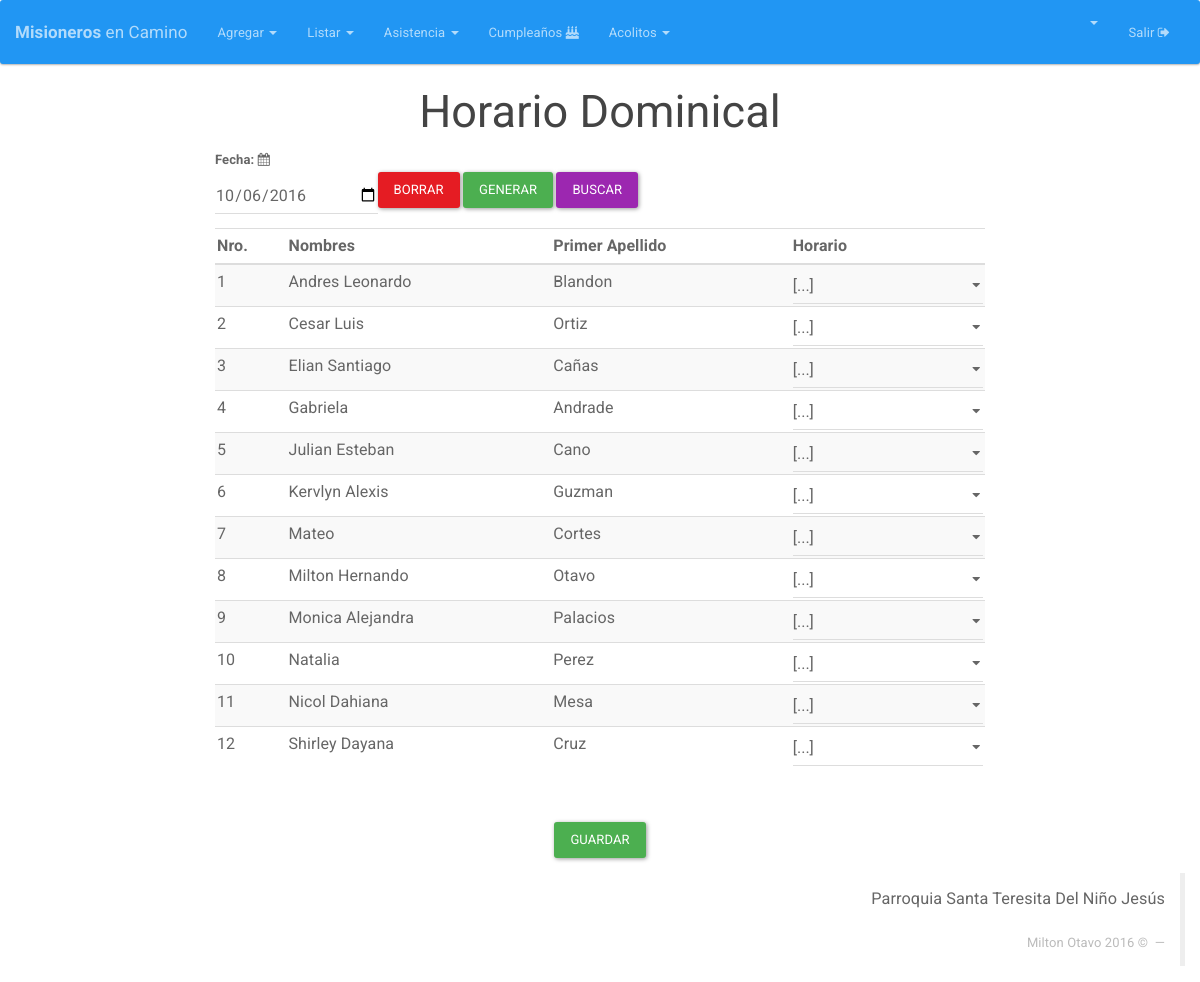
The app's page /acolitos/dominical (signed in), older data.
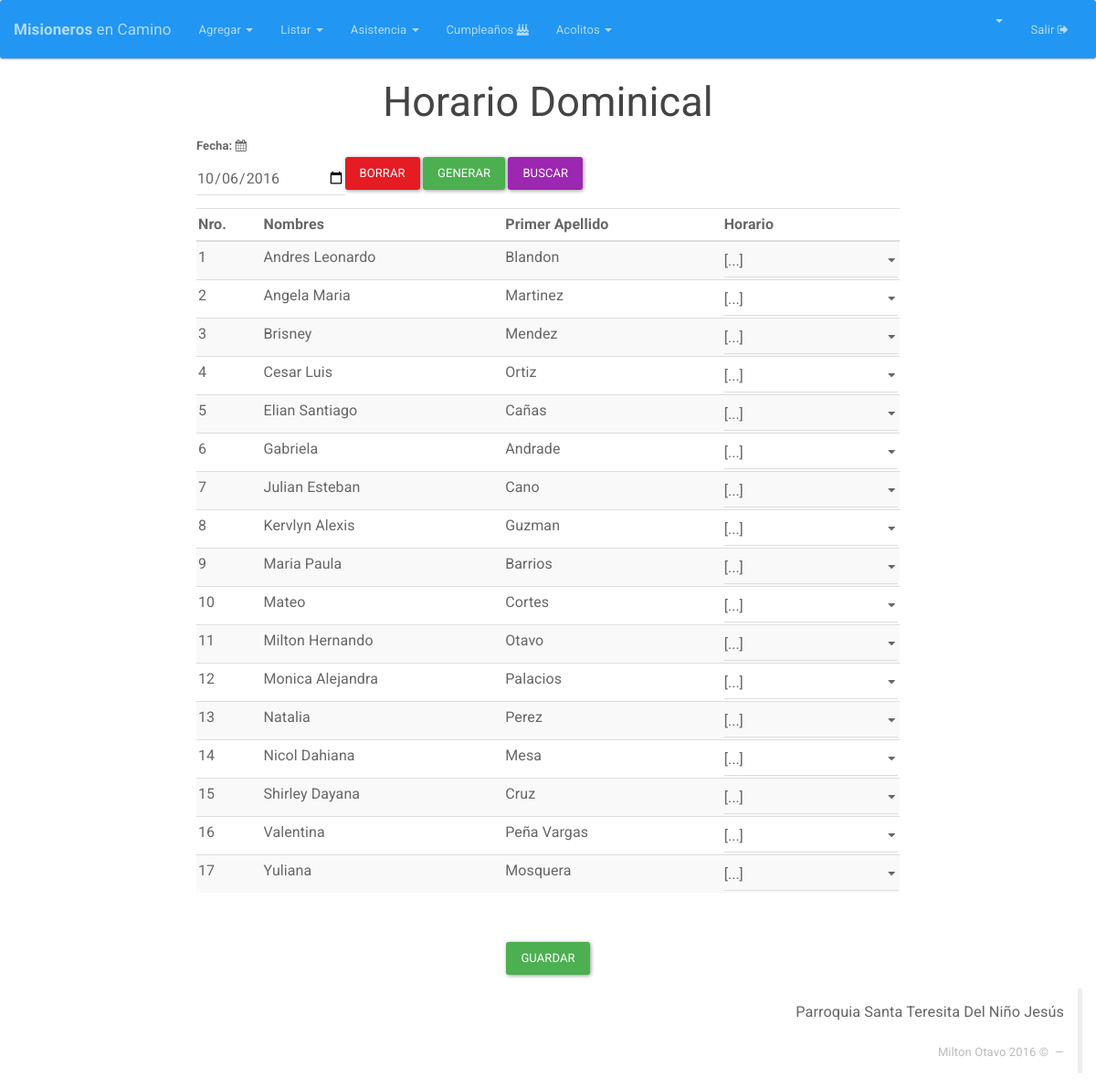
The same page, newer data.
### tables this page shows
CREATE TABLE IF NOT EXISTS `integrante` (
  `DOCUMENTO` int(12) NOT NULL AUTO_INCREMENT,
  `NOMBRES` varchar(25) NOT NULL,
  `PRIMER_APELLIDO` varchar(15) NOT NULL,
  `SEGUNDO_APELLIDO` varchar(15) DEFAULT NULL,
  `GENERO` varchar(2) DEFAULT NULL,
  `FECHA_NACIMIENTO` date NOT NULL,
  `DIRECCION` varchar(50) DEFAULT NULL,
  `CELULAR` varchar(200) DEFAULT NULL,
  `CORREO` varchar(50) DEFAULT NULL,
  `ACOLITO` tinyint(1) DEFAULT NULL,
  `COORDINADOR` tinyint(1) DEFAULT NULL,
  `IMAGEN` longtext,
  `FECHA_INGRESO` date DEFAULT NULL,
  `FECHA_REGISTRO` timestamp NOT NULL DEFAULT CURRENT_TIMESTAMP ON UPDATE CURRENT_TIMESTAMP,
  `ESTADO` varchar(20) NOT NULL DEFAULT 'ASISTENTE',
  PRIMARY KEY (`DOCUMENTO`)
);

### index.php (called while the page is built, shortened)
<?php
if (isset($_SESSION['app_id'])) {
	require_once "Core/Models/Conexion.php";
}
Core\Config\Enrutador::run(new Core\Config\Request());
?>

### Core/Models/Conexion.php (called while the page is built, shortened)
<?php namespace Core\Models;
class Conexion{
	private $datos= array (
		"host"=>DB_HOST,
		"user"=>DB_USER,
		"pass"=>DB_PASS,
		"db"=>DB_NAME
		);
	private $db;
	public function __construct()
	{
		$this->db = new \mysqli(
			$this->datos['host'],
			$this->datos['user'],
			$this->datos['pass'],
			$this->datos['db']
			);
		$this->db-> set_charset("utf8");
	}
	public function consultaRetorno($sql){
		$datos = $this->db->query($sql);
		return $datos;
	}
}
?>

### Core/Config/Request.php (called while the page is built, shortened)
<?php namespace Core\Config;
class Request{
	private $metodo;
	private $argumento;
	public function __construct(){
		if(isset($_GET['url'])){
			$ruta = filter_input(INPUT_GET, 'url', FILTER_SANITIZE_URL);
			$ruta = explode("/", $ruta);
			$ruta = array_filter($ruta);
			if($ruta[0] == "index.php"){
				$this->controlador = "Login";
			}else{
				$this->controlador = strtolower(array_shift($ruta));
			}
			$this->metodo = strtolower(array_shift($ruta));
			$this->argumento = $ruta;
		}else{
			$this->controlador = "Login";
			$this->metodo = "index";
		}
	}
	public function getMetodo(){
		return $this->metodo;
	}
	public function getArgumento(){
		return $this->argumento;
	}
}
?>

### Core/Controllers/AcolitosController.php (called while the page is built, shortened)
<?php namespace Core\Controllers;
class AcolitosController{
	private $Acolitos;
	public function __construct(){
		$this->Acolitos = new Acolitos();
		$this->Integrante = new Integrante();
	}
	public function dominical(){
		if (!empty($_SESSION['app_id'])) {
			if ($_POST) {
				$datos=$this->Integrante->acolitos();
				while($row = mysqli_fetch_array($datos)){
					$id=$row['DOCUMENTO'];
					$this->Acolitos->__set("fecha", $_POST['fecha']);
					$this->Acolitos->__set("horario",  $_POST['misa_'.$id]);
					$this->Acolitos->__set("integrante", $id);
					$this->Acolitos->__set("dia", "Domingo");
					$this->Acolitos->add();
				}
				header("Location:" . URL . "Acolitos");
			}else {
				$datos=$this->Integrante->acolitos();
				return $datos;
			}
		}else {
			header("Location:" . URL . "Integrantes");
		}
	}
}
?>

### Core/Models/Integrante.php (called while the page is built, shortened)
<?php namespace Core\Models;
class Integrante {
	private $db;
	public function __construct(){
		$this->db = new Conexion();
	}
	public function acolitos(){
		$sql="SELECT * FROM integrante WHERE ACOLITO='1' ORDER BY NOMBRES ASC, PRIMER_APELLIDO ASC ";
		$datos=$this->db->consultaRetorno($sql);
		return $datos;
	}
}
?>

### HTML/Acolitos/dominical.php (the view, shortened to what the changed rows need)
<html>
  <head>
    <?php include(HTML_DIR.'/overall/header.php') ?>
  </head>
  <body>
    <div id="container">
      <h2 align="center">Horario Dominical</h2>
      <div class="">
        <div class="col-md-8">
          <form class="form-horizontal" enctype="multipart/form-data" method="POST" id="formAsistencia" name="formAsistencia">
            <table class="table table-striped table-hover" id="integrantesTabla" >
              <thead>
                <tr>
                 <div class="form-group col-md-3"  >
                   <label for="fecha">Fecha: <i class="fa fa-calendar" aria-hidden="true"></i></label>
                   <input type="date" name="fecha" id="fecha" class="form-control" value="<?php echo date('Y-m-d'); ?>" >
                 </div>
                 <div class="form-group col-md-5" >
                   <br>
                   <button id="borrar" type="button" class="btn btn-danger">Borrar</button>
                   <button id="generar" type="button" class="btn btn-success">Generar</button>
                   <button id="buscar" type="button" class="btn btn-info">Buscar</button>
                 </div>
                 <div class="form-group col-md-4" >
                 </div>
               </tr>
               <tr><br>
                <div id="alert"  class="col-md-4"></div>
              </tr>
              <tr>
                <th class="hidden-xs">Nro.</th>
                <th class="hidden-xs">Nombres</th>
                <th class="hidden-xs">Primer Apellido</th>
                <th>Horario</th>
              </tr>
            </thead>
            <tbody>
              <?php
              $i=1;
              while($row = mysqli_fetch_array($datos)){ ?>
                <tr id="<?php echo $row['DOCUMENTO'] ?>">
                  <td class="hidden-xs"><?php  echo $i; ?></td>
                  <td class="hidden-xs"><?php  echo $row['NOMBRES']; ?></td>
                  <td class="hidden-xs"><?php  echo $row['PRIMER_APELLIDO']; ?></td>
                  <td>
                    <select  id="misa_<?php echo $row['DOCUMENTO'] ?>" name="misa_<?php echo $row['DOCUMENTO'] ?>" class="form-control" required>
                      <option>[...]</option>
                    </select>
                  </td>
                </tr>
                <?php
                $i++;
              }
              ?>
            </tbody>
          </table>
        </form>
      </div>
    </div>
  </div>
</body>
</html>

Row changes from the older to the newer data that the page shows:
added integrante: NOMBRES "Angela Maria", PRIMER_APELLIDO "Martinez", DOCUMENTO "[...]"
added integrante: NOMBRES "Brisney", PRIMER_APELLIDO "Mendez", DOCUMENTO "[...]"
now on this page (row edited): integrante: NOMBRES "Maria Paula", PRIMER_APELLIDO "Barrios", DOCUMENTO "[...]"
added integrante: NOMBRES "Valentina", PRIMER_APELLIDO "Peña Vargas", DOCUMENTO "[...]"
now on this page (row edited): integrante: NOMBRES "Yuliana", PRIMER_APELLIDO "Mosquera", DOCUMENTO "[...]"
